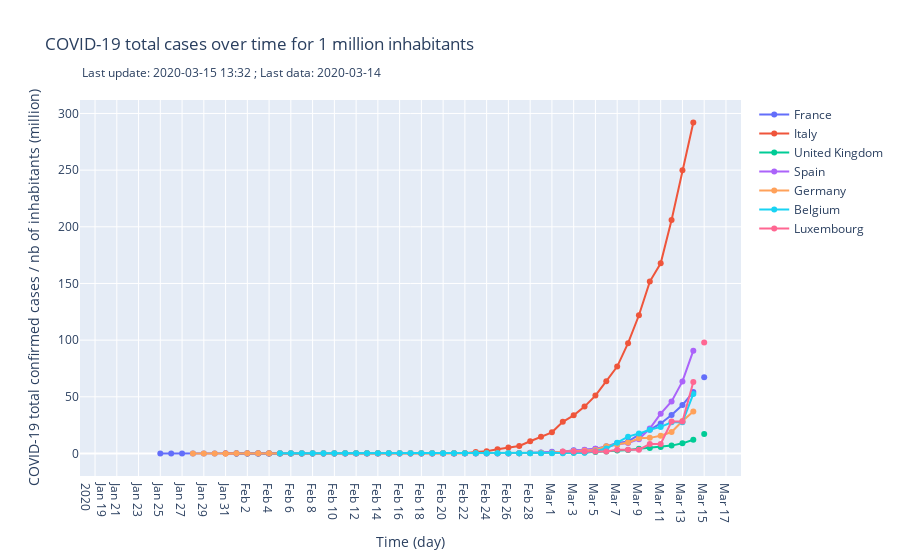

The cell this chart's notebook holds for it:
### Markdown cell above
### Total cases for 1 million inhabitants

### Code cell
fig = go.Figure()

last_d = len(df_confirmed)
      
for country in countries:
    fig.add_trace(go.Scatter(x=df_confirmed['date'][-last_d:], y=df_confirmed[country][-last_d:]/countries[country]['pop'],
                    mode='lines+markers',
                    name='{}'.format(country)))

fig.update_layout(
    title="COVID-19 total cases over time for 1 million inhabitants",
    xaxis_title="Time (day)",
    yaxis_title="COVID-19 total confirmed cases / nb of inhabitants (million)",
    annotations = [dict(xref='paper',
        yref='paper',
        x=0, y=1.1,
        showarrow=False,
        text ='Last update: {} ; Last data: {}'.format(today, df_confirmed['date'].values[-1]))]
)
fig.update_xaxes(nticks = last_d)
#plotly.offline.plot(fig, filename = 'cases.html', auto_open=False)
#fig.write_image('cases.png')
#py.plot(fig, filename = 'cases', auto_open=False)
fig.show()
